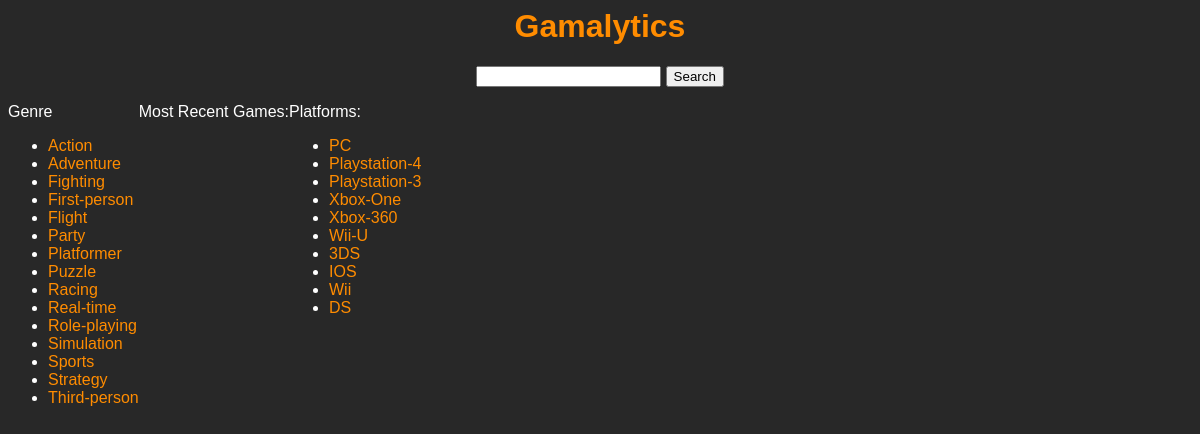
The page /gamalytics/ on the database as committed earlier.
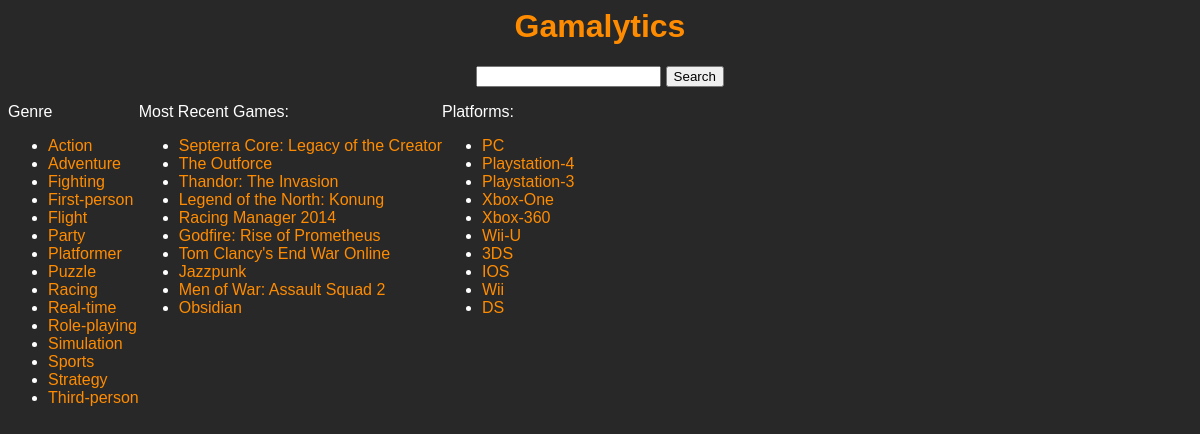
The same page on the database as committed later.
### gamalytics/models.py (models this page shows)
class Game(models.Model):
    gamename = models.CharField(max_length=100)
    metacritic = models.URLField()
    gametrailers = models.URLField()
    description = models.TextField()
    released = models.DateTimeField(default=datetime.now)

### gamalytics/views.py (the view)
def index(request):
  games=list(Game.objects.all().order_by('released'))[-10:]
  context={'games':games, 'genres':GENRES, 'platforms':PLATFORMS}
  return render(request,'index.html',context)

### gamalytics/templates/index.html
{% include 'header.html' %}
<div class="container-left">
Genre
  <ul>
    {% for genre in genres %}
    <li><a href="/gamalytics/s/?q={{genre}}">{{genre}}</a></li>
    {% endfor %}
  </ul>
</div>
<div class="container-left">
  Most Recent Games:
  <ul>
    {% for game in games %}
    <li><a href="/gamalytics/g/{{game.gamename}}">{{game.gamename}}</a></li>
    {% endfor %}
  </ul>
</div>
<div class="container-left">
  Platforms:
  <ul>
    {% for platform in platforms %}
    <li><a href="/gamalytics/s/?q={{platform}}">{{platform}}</a></li>
    {% endfor %}
  </ul>
</div>

### gamalytics/templates/header.html (shortened to what this page needs)
<head>
</head>
<div id="header" align="center">
<h1><a href="/gamalytics/">Gamalytics</a></h1>
<form action="/gamalytics/s/" method="get">
  <input type="text" value="{{searchString}}" name="q">
  <input type="submit" value="Search">
</form>
</div>

### gamalytics/templates/header.html (style rules this page uses)
h1 { color:darkorange; }
a { color:darkorange; text-decoration:none }
.container-left { float:left; }

Rows that differ between the two databases and show on the page:
added Game: gamename "Septerra Core: Legacy of the Creator"
added Game: gamename "The Outforce"
added Game: gamename "Thandor: The Invasion"
added Game: gamename "Legend of the North: Konung"
added Game: gamename "Racing Manager 2014"
added Game: gamename "Godfire: Rise of Prometheus"
added Game: gamename "Tom Clancy's End War Online"
added Game: gamename "Jazzpunk"
added Game: gamename "Men of War: Assault Squad 2"
added Game: gamename "Obsidian"
